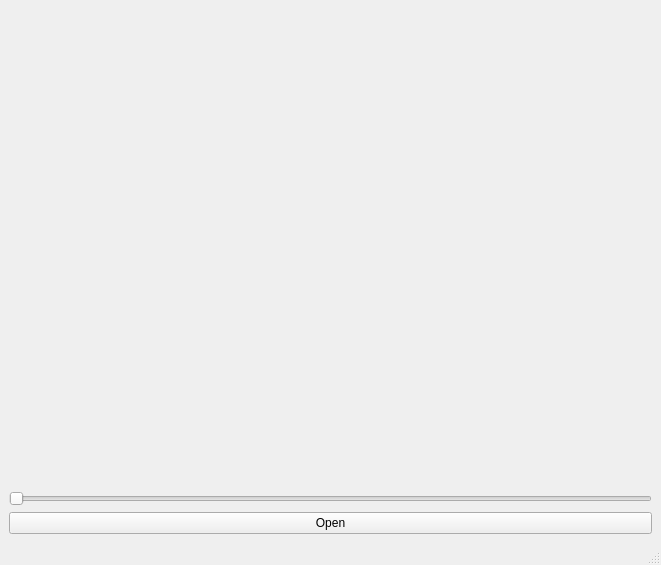
<?xml version="1.0" encoding="UTF-8"?>
<ui version="4.0">
 <class>MainWindow</class>
 <widget class="QMainWindow" name="MainWindow">
  <property name="geometry">
   <rect>
    <x>0</x>
    <y>0</y>
    <width>661</width>
    <height>565</height>
   </rect>
  </property>
  <property name="windowTitle">
   <string>MainWindow</string>
  </property>
  <widget class="QWidget" name="centralwidget">
   <layout class="QVBoxLayout" name="verticalLayout_2">
    <item>
     <layout class="QVBoxLayout" name="verticalLayout">
      <item>
       <widget class="QLabel" name="picture">
        <property name="text">
         <string/>
        </property>
       </widget>
      </item>
      <item>
       <widget class="QSlider" name="blurRadius">
        <property name="maximum">
         <number>10</number>
        </property>
        <property name="orientation">
         <enum>Qt::Horizontal</enum>
        </property>
       </widget>
      </item>
      <item>
       <widget class="QPushButton" name="openFile">
        <property name="sizePolicy">
         <sizepolicy hsizetype="Minimum" vsizetype="Fixed">
          <horstretch>0</horstretch>
          <verstretch>0</verstretch>
         </sizepolicy>
        </property>
        <property name="text">
         <string>Open</string>
        </property>
       </widget>
      </item>
     </layout>
    </item>
   </layout>
  </widget>
  <widget class="QMenuBar" name="menubar">
   <property name="geometry">
    <rect>
     <x>0</x>
     <y>0</y>
     <width>661</width>
     <height>26</height>
    </rect>
   </property>
  </widget>
  <widget class="QStatusBar" name="statusbar"/>
 </widget>
 <resources/>
 <connections>
  <connection>
   <sender>openFile</sender>
   <signal>clicked()</signal>
   <receiver>MainWindow</receiver>
   <slot>openFile()</slot>
   <hints>
    <hint type="sourcelabel">
     <x>186</x>
     <y>523</y>
    </hint>
    <hint type="destinationlabel">
     <x>106</x>
     <y>539</y>
    </hint>
   </hints>
  </connection>
  <connection>
   <sender>blurRadius</sender>
   <signal>valueChanged(int)</signal>
   <receiver>MainWindow</receiver>
   <slot>setBlurRadius()</slot>
   <hints>
    <hint type="sourcelabel">
     <x>29</x>
     <y>492</y>
    </hint>
    <hint type="destinationlabel">
     <x>80</x>
     <y>466</y>
    </hint>
   </hints>
  </connection>
 </connections>
 <slots>
  <slot>openFile()</slot>
  <slot>setBlurRadius()</slot>
 </slots>
</ui>
